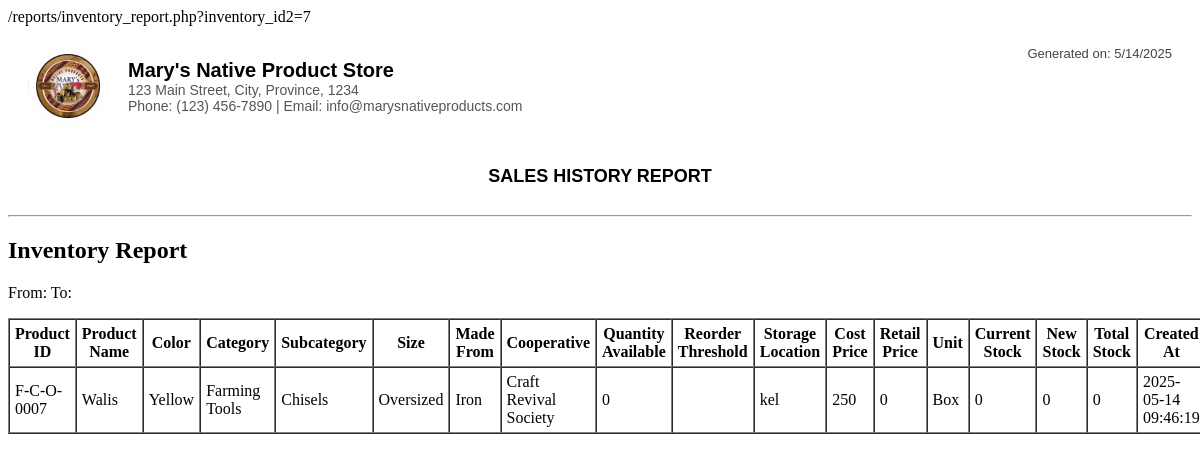
The app's page /reports/inventory_report.php?inventory_id2=7 (signed in), older data.
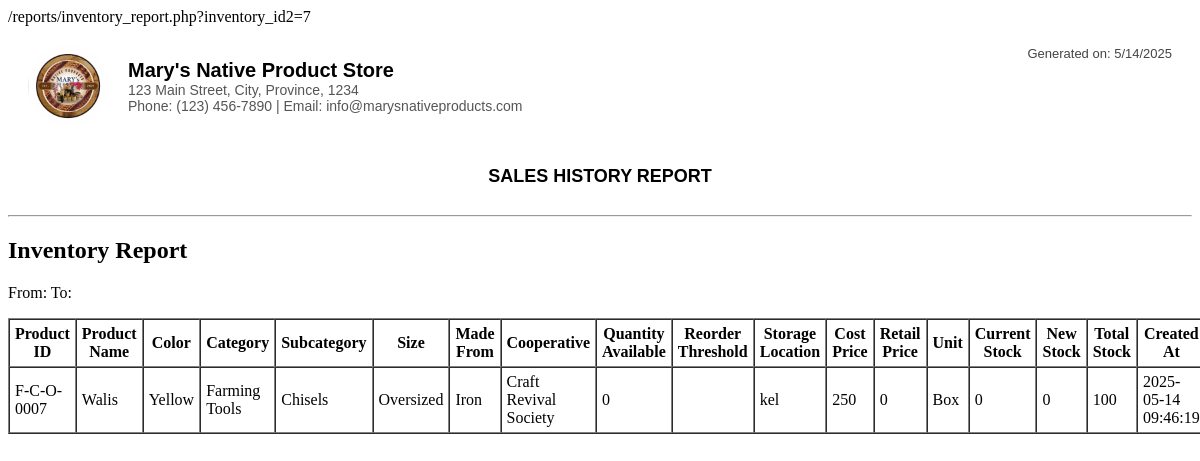
The same page, newer data.
### tables this page shows
CREATE TABLE `tblinventory` (
  `inventory_id` int(11) NOT NULL AUTO_INCREMENT,
  `product_id` varchar(128) DEFAULT '',
  `product_name` varchar(128) DEFAULT '',
  `color` varchar(128) DEFAULT '',
  `categoryid` int(11) DEFAULT 0,
  `subcategoryid` int(11) DEFAULT 0,
  `sizesid` int(11) DEFAULT 0,
  `madefromid` int(11) DEFAULT 0,
  `cooperativeid` int(11) DEFAULT 0,
  `qty_available` double DEFAULT 0,
  `reorder_threshold` varchar(128) DEFAULT '',
  `storageid` int(11) DEFAULT 0,
  `cost_price` double DEFAULT 0,
  `retail_price` double DEFAULT 0,
  `unitid` int(11) DEFAULT 0,
  `created_at` timestamp NOT NULL DEFAULT current_timestamp(),
  `current_stock` double DEFAULT 0,
  `current_stock_date` datetime DEFAULT NULL,
  `new_stock` double DEFAULT 0,
  `new_stock_date` datetime DEFAULT NULL,
  `total_stock` double DEFAULT 0,
  PRIMARY KEY (`inventory_id`)
);

CREATE TABLE `tblcategory` (
  `categoryid` int(11) NOT NULL AUTO_INCREMENT,
  `category` varchar(128) DEFAULT '',
  `is_archived` varchar(128) DEFAULT 'No',
  PRIMARY KEY (`categoryid`)
);

CREATE TABLE `tblsubcategory` (
  `subcategoryid` int(11) NOT NULL AUTO_INCREMENT,
  `subcategory` varchar(128) DEFAULT '',
  `is_archived` varchar(128) DEFAULT 'No',
  PRIMARY KEY (`subcategoryid`)
);

CREATE TABLE `tblsizes` (
  `sizesid` int(11) NOT NULL AUTO_INCREMENT,
  `size` varchar(128) DEFAULT '',
  `is_archived` varchar(128) DEFAULT 'No',
  PRIMARY KEY (`sizesid`)
);

CREATE TABLE `tblmadefrom` (
  `madefromid` int(11) NOT NULL AUTO_INCREMENT,
  `madefrom` varchar(128) DEFAULT '',
  `is_archived` varchar(128) DEFAULT 'No',
  PRIMARY KEY (`madefromid`)
);

CREATE TABLE `tblcooperative` (
  `cooperativeid` int(11) NOT NULL AUTO_INCREMENT,
  `cooperative` varchar(128) DEFAULT '',
  `is_archived` varchar(128) DEFAULT 'No',
  PRIMARY KEY (`cooperativeid`)
);

CREATE TABLE `tblstorage` (
  `storageid` int(11) NOT NULL AUTO_INCREMENT,
  `storage` varchar(128) DEFAULT '',
  `is_archived` varchar(128) DEFAULT 'No',
  PRIMARY KEY (`storageid`)
);

CREATE TABLE `tblunit` (
  `unitid` int(11) NOT NULL AUTO_INCREMENT,
  `unit` varchar(128) DEFAULT '',
  `is_archived` varchar(128) DEFAULT 'No',
  PRIMARY KEY (`unitid`)
);

### reports/inventory_report.php (the view, shortened to what this page needs)
<?php
include('../includes/init.php');
include('../header.php');
$from = isset($_GET['from3']) ? mysqli_real_escape_string($db_connection, $_GET['from3']) : '';
$to = isset($_GET['to3']) ? mysqli_real_escape_string($db_connection, $_GET['to3']) : '';
$inventory_id = isset($_GET['inventory_id2']) ? intval($_GET['inventory_id2']) : 0;
$query = "
    SELECT
        i.product_id,
        i.product_name,
        i.color,
        c.category,
        sc.subcategory,
        s.size,
        mf.madefrom,
        coop.cooperative,
        i.qty_available,
        i.reorder_threshold,
        st.storage,
        i.cost_price,
        i.retail_price,
        u.unit,
        i.current_stock,
        i.new_stock,
        i.total_stock,
        i.inventory_id,
        i.created_at
    FROM tblinventory i
    LEFT JOIN tblcategory c ON i.categoryid = c.categoryid
    LEFT JOIN tblsubcategory sc ON i.subcategoryid = sc.subcategoryid
    LEFT JOIN tblsizes s ON i.sizesid = s.sizesid
    LEFT JOIN tblmadefrom mf ON i.madefromid = mf.madefromid
    LEFT JOIN tblcooperative coop ON i.cooperativeid = coop.cooperativeid
    LEFT JOIN tblstorage st ON i.storageid = st.storageid
    LEFT JOIN tblunit u ON i.unitid = u.unitid
    WHERE 1
";
if ($inventory_id !== 0) {
    $query .= " AND i.inventory_id = $inventory_id";
}
$query .= " ORDER BY i.product_name ASC";
$result = mysqli_query($db_connection, $query);
?>
<h2>Inventory Report</h2>
<p>From: <?php echo htmlspecialchars($from); ?> To: <?php echo htmlspecialchars($to); ?></p>
<table border="1" cellpadding="5" cellspacing="0">
    <thead>
        <tr>
            <th>Product ID</th>
            <th>Product Name</th>
            <th>Color</th>
            <th>Category</th>
            <th>Subcategory</th>
            <th>Size</th>
            <th>Made From</th>
            <th>Cooperative</th>
            <th>Quantity Available</th>
            <th>Reorder Threshold</th>
            <th>Storage Location</th>
            <th>Cost Price</th>
            <th>Retail Price</th>
            <th>Unit</th>
            <th>Current Stock</th>
            <th>New Stock</th>
            <th>Total Stock</th>
            <th>Created At</th>
        </tr>
    </thead>
    <tbody>
        <?php while ($row = mysqli_fetch_assoc($result)) : ?>
            <tr>
                <td><?= htmlspecialchars($row['product_id']); ?></td>
                <td><?= htmlspecialchars($row['product_name']); ?></td>
                <td><?= htmlspecialchars($row['color']); ?></td>
                <td><?= htmlspecialchars($row['category']); ?></td>
                <td><?= htmlspecialchars($row['subcategory']); ?></td>
                <td><?= htmlspecialchars($row['size']); ?></td>
                <td><?= htmlspecialchars($row['madefrom']); ?></td>
                <td><?= htmlspecialchars($row['cooperative']); ?></td>
                <td><?= htmlspecialchars($row['qty_available']); ?></td>
                <td><?= htmlspecialchars($row['reorder_threshold']); ?></td>
                <td><?= htmlspecialchars($row['storage']); ?></td>
                <td><?= htmlspecialchars($row['cost_price']); ?></td>
                <td><?= htmlspecialchars($row['retail_price']); ?></td>
                <td><?= htmlspecialchars($row['unit']); ?></td>
                <td><?= htmlspecialchars($row['current_stock']); ?></td>
                <td><?= htmlspecialchars($row['new_stock']); ?></td>
                <td><?= htmlspecialchars($row['total_stock']); ?></td>
                <td><?= htmlspecialchars($row['created_at']); ?></td>
            </tr>
        <?php endwhile; ?>
    </tbody>
</table>

Row changes from the older to the newer data that the page shows:
changed tblinventory "Walis": total_stock "0" → "100"
